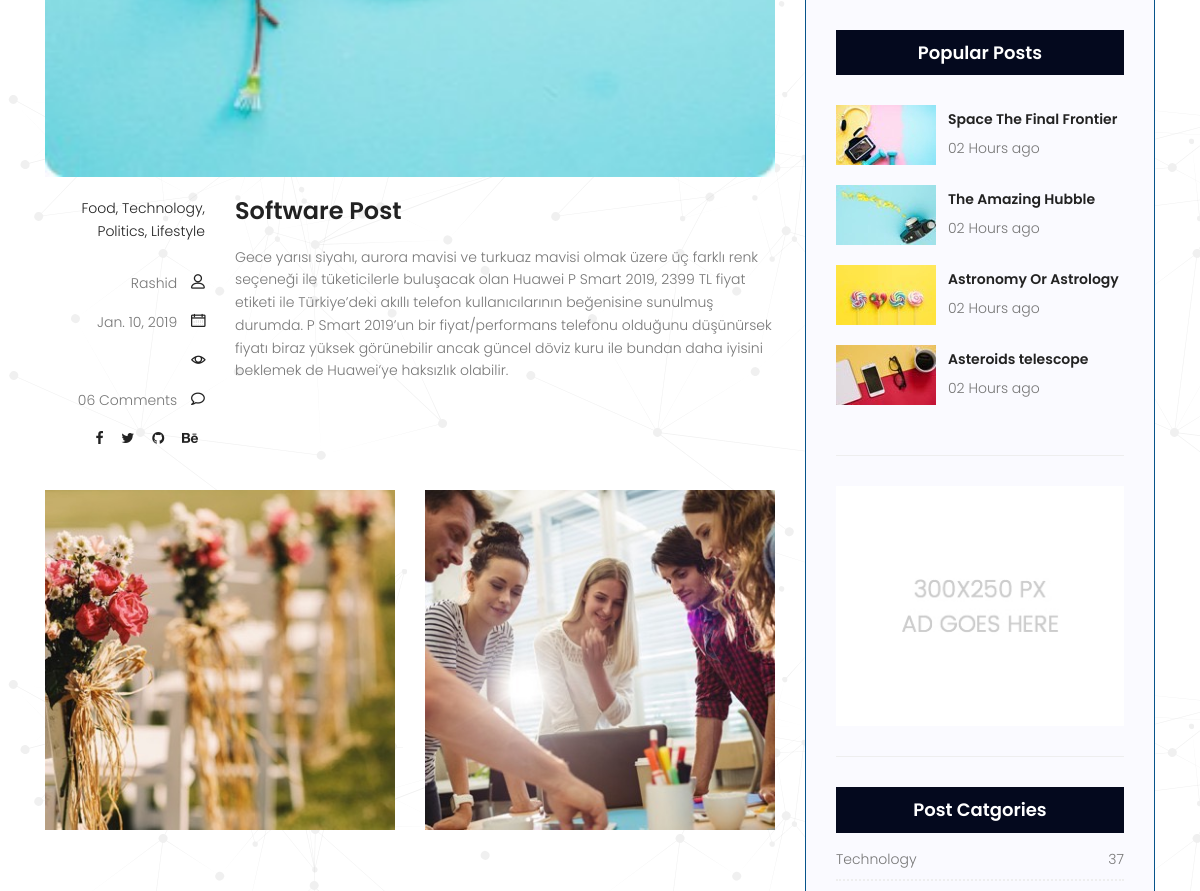
Page /spider/15/ (middle part) on the earlier database version.
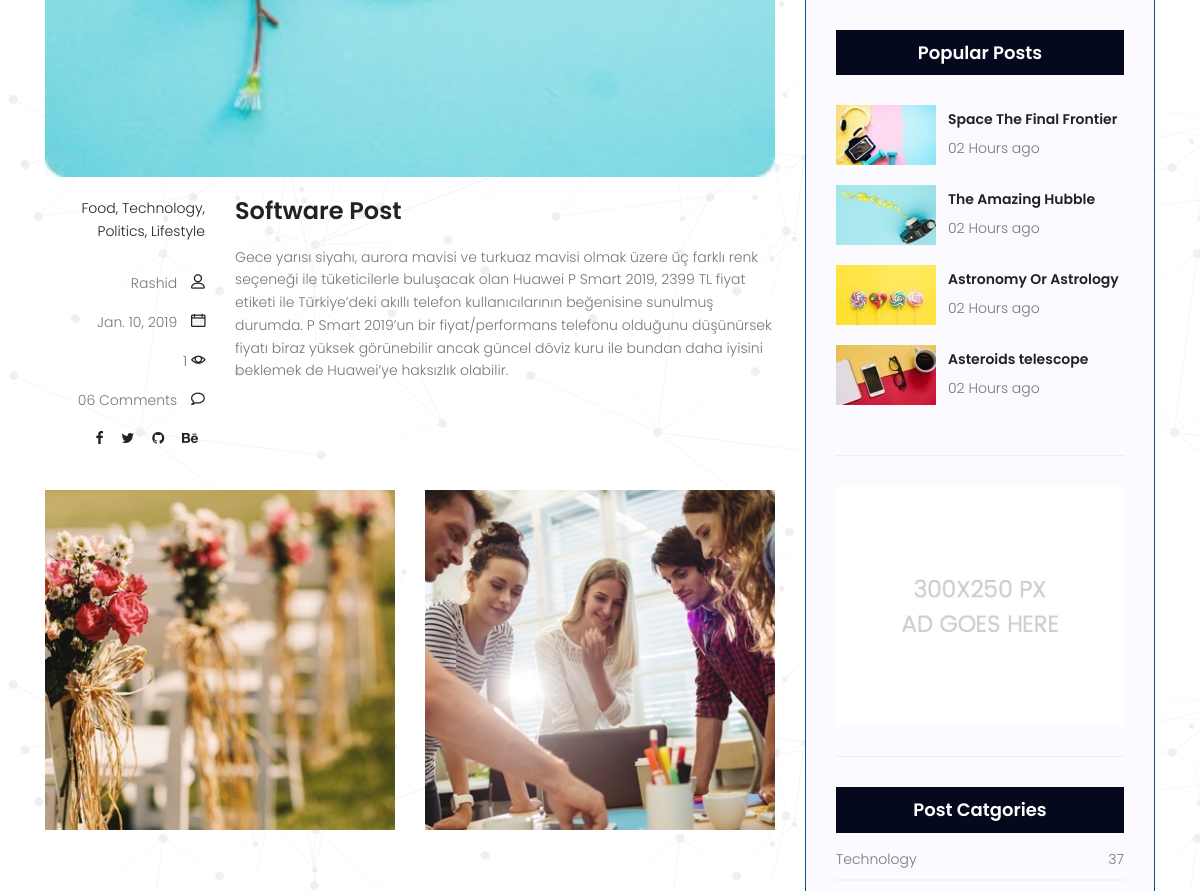
Same page on the later database version.
### post/models.py (models this page shows, shortened)
class Post(models.Model):
    CATEGORY_CHOICES = (
    ('mobile','MOBILE'),
    ('software', 'SOFTWARE'),
    ('game','GAME'),
    ('space','SPACE'),
    ('science','SCIENCE'),
    ('social media','SOCIAL MEDIA'),
    ('equipment','EQUIPMENT'),
    )
    title = models.CharField(max_length=100)
    category = models.CharField(max_length=200, choices = CATEGORY_CHOICES)
    description = models.TextField()
    author = models.CharField(max_length=100)
    published = models.DateField(default=timezone.now())
    image = models.FileField(null=True, blank=True )
    views = models.CharField(blank=True, max_length=100)

### post/views.py (the view)
# urls.py: url(r'^(?P<id>\d+)/$', post_detail, name="detail" ),
def post_detail(request, id):
    post = get_object_or_404(Post, id=id)
    Post.objects.filter(id=post.id).update(views=F('views') + 1)
    form = CommentForm(request.POST)
    if form.is_valid():
        comment = form.save(commit=False)
        comment.post = post
        comment.save()
        return redirect (post.get_absolute_url())
    comments = Comment.objects.all().count()
    context = {
        'post':post,
        'comments':comments,
        'form':form,
        }
    return render (request, 'post/detail.html', context )

### templates/post/detail.html (shortened to what this page needs)
<!DOCTYPE html>
<html lang="zxx" class="no-js">
<head>
        <link rel="stylesheet" href="/static/css/linearicons.css">
        <link rel="stylesheet" href="/static/css/font-awesome.min.css">
        <link rel="stylesheet" href="/static/css/bootstrap.css">
        <link rel="stylesheet" href="/static/css/magnific-popup.css">
        <link rel="stylesheet" href="/static/css/nice-select.css">
        <link rel="stylesheet" href="/static/css/animate.min.css">
        <link rel="stylesheet" href="/static/css/owl.carousel.css">
        <link rel="stylesheet" href="/static/css/design.css">
    </head>
    <body>
        <section class="post-content-area single-post-area">
            <div class="container">
                <div class="row">
                    <div class="col-lg-8 posts-list">
                        <div class="single-post row">
                            <div class="col-lg-12">
                                <div class="feature-img">
                                    <img class="img-fluid" src="/media/{{post.image}}" alt="">
                                </div>
                            </div>
                            <div class="col-lg-3  col-md-3 meta-details">
                                <ul class="tags">
                                    <li><a href="#">Food,</a></li>
                                    <li><a href="#">Technology,</a></li>
                                    <li><a href="#">Politics,</a></li>
                                    <li><a href="#">Lifestyle</a></li>
                                </ul>
                                <div class="user-details row">
                                    <p class="user-name col-lg-12 col-md-12 col-6"><a href="#">{{post.author}}</a> <span class="lnr lnr-user"></span></p>
                                    <p class="date col-lg-12 col-md-12 col-6"><a href="#">{{post.published}}</a> <span class="lnr lnr-calendar-full"></span></p>
                                    <p id="views" class="view col-lg-12 col-md-12 col-6">{{post.views}} <span class="lnr lnr-eye"></span></p>
                                    <p class="comments col-lg-12 col-md-12 col-6"><a href="#">06 Comments</a> <span class="lnr lnr-bubble"></span></p>
                                    <ul class="social-links col-lg-12 col-md-12 col-6">
                                        <li><a href="#"><i class="fa fa-facebook"></i></a></li>
                                        <li><a href="#"><i class="fa fa-twitter"></i></a></li>
                                        <li><a href="#"><i class="fa fa-github"></i></a></li>
                                        <li><a href="#"><i class="fa fa-behance"></i></a></li>
                                    </ul>
                                </div>
                            </div>
                            <div class="col-lg-9 col-md-9">
                                <h3 class="mt-20 mb-20">{{post.title}}</h3>
                                <p class="excert">
                                  {{post.description}}
                                </p>
                            </div>
                            <div class="col-lg-12">
                                <div class="row mt-30 mb-30">
                                    <div class="col-6">
                                        <img class="img-fluid" src="img/blog/post-img1.jpg" alt="">
                                    </div>
                                    <div class="col-6">
                                        <img class="img-fluid" src="img/blog/post-img2.jpg" alt="">
                                    </div>
                                </div>
                            </div>
                        </div>
                    </div>
                    <div class="col-lg-4 sidebar-widgets">
                        <div class="widget-wrap">
                            <div class="single-sidebar-widget popular-post-widget">
                                <h4 class="popular-title">Popular Posts</h4>
                                <div class="popular-post-list">
                                    <div class="single-post-list d-flex flex-row align-items-center">
                                        <div class="thumb">
                                            <img class="img-fluid" src="img/blog/pp1.jpg" alt="">
                                        </div>
                                        <div class="details">
                                            <a href="blog-single.html"><h6>Space The Final Frontier</h6></a>
                                            <p>02 Hours ago</p>
                                        </div>
                                    </div>
                                    <div class="single-post-list d-flex flex-row align-items-center">
                                        <div class="thumb">
                                            <img class="img-fluid" src="img/blog/pp2.jpg" alt="">
                                        </div>
                                        <div class="details">
                                            <a href="blog-single.html"><h6>The Amazing Hubble</h6></a>
                                            <p>02 Hours ago</p>
                                        </div>
                                    </div>
                                    <div class="single-post-list d-flex flex-row align-items-center">
                                        <div class="thumb">
                                            <img class="img-fluid" src="img/blog/pp3.jpg" alt="">
                                        </div>
                                        <div class="details">
                                            <a href="blog-single.html"><h6>Astronomy Or Astrology</h6></a>
                                            <p>02 Hours ago</p>
                                        </div>
                                    </div>
                                    <div class="single-post-list d-flex flex-row align-items-center">
                                        <div class="thumb">
                                            <img class="img-fluid" src="img/blog/pp4.jpg" alt="">
                                        </div>
                                        <div class="details">
                                            <a href="blog-single.html"><h6>Asteroids telescope</h6></a>
                                            <p>02 Hours ago</p>
                                        </div>
                                    </div>
                                </div>
                            </div>
                            <div class="single-sidebar-widget ads-widget">
                                <a href="#"><img class="img-fluid" src="img/blog/ads-banner.jpg" alt=""></a>
                            </div>
                            <div class="single-sidebar-widget post-category-widget">
                                <h4 class="category-title">Post Catgories</h4>
                                <ul class="cat-list">
                                    <li>
                                        <a href="#" class="d-flex justify-content-between">
                                            <p>Technology</p>
                                            <p>37</p>
                                        </a>
                                    </li>
                                    <li>
                                    </li>
                                </ul>
                            </div>
                        </div>
                    </div>
                </div>
            </div>
        </section>
    </body>
</html>

Differences in the rows shown:
changed Post "Software Post": views (not shown) → "1"
